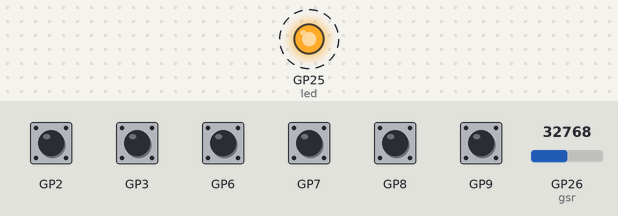
Recording of a program running on a simulated Raspberry Pi Pico running CircuitPython. Shown: output pins drawn as LEDs (lit = HIGH). Dashed ring = blinking. The test bench sets the inputs (shaded band); at power-on: GP2, GP3, GP6–9 HIGH, GP26 (gsr) = 32768 (analog values on the 0–65535 scale). USB keyboard and mouse output is not drawn; what the program prints to the serial console is not drawn.

Above: at 1.2 s.
1.3 s: GP2 pulled LOW for 0.15 s
3.5 s: GP3 pulled LOW for 0.15 s
5.5 s: GP2 driven LOW and GP3 driven LOW
8.5 s: GP2 driven HIGH
10.5 s: GP2 driven LOW
Timing chart, 0 to 14.5 s (numbered marks = the images above; inputs shaded):
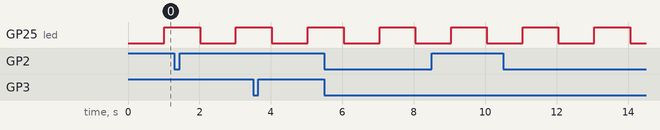

Measured:
- by itself, GP25 (led): alternates HIGH for 1.0 s and LOW for 1.0 s

The program:

bcode.py
```python
"""
CircuitPython 実験用コントローラーファームウェア
Raspberry Pi Pico W + GSRセンサー + 物理ボタン

機能:
- GSRセンサー値の取得とシリアル出力 (GP26)
- レバー操作による矢印キー入力 (GP6-9)
- ボタンによる特殊キー入力 (GP2: P, GP3: F13)
- B1+B2長押しでセッション終了 (F15)
- エラーハンドリング強化
"""

import time
import board
import digitalio
import analogio
import usb_hid
from adafruit_hid.keyboard import Keyboard
from adafruit_hid.keycode import Keycode

print("=== CircuitPython Controller v3.0 ===")
print("Initializing hardware...")

# --- デバイス設定 ---
try:
    kbd = Keyboard(usb_hid.devices)
    print("✓ Keyboard HID initialized")
except Exception as e:
    print(f"✗ Error setting up keyboard: {e}")
    while True:
        time.sleep(1)

try:
    gsr = analogio.AnalogIn(board.GP26)
    print("✓ GSR sensor initialized on GP26")
except Exception as e:
    print(f"✗ Error setting up GSR sensor: {e}")
    gsr = None

# --- 内蔵LED設定（ステータス表示用）---
led = digitalio.DigitalInOut(board.LED)
led.direction = digitalio.Direction.OUTPUT

# --- ピン設定 ---
# 物理コントローラーのピンマッピング
PIN_MAPPING = {
    # レバー（方向キー）
    board.GP6: Keycode.UP_ARROW,     # ↑: Arousal増加
    board.GP7: Keycode.DOWN_ARROW,   # ↓: Arousal減少
    board.GP8: Keycode.LEFT_ARROW,   # ←: Valence減少
    board.GP9: Keycode.RIGHT_ARROW,  # →: Valence増加

    # ボタン
    board.GP2: Keycode.P,            # B1: モーフ気づきマーカー
    board.GP3: Keycode.F13,          # B2: 録画トグル（デバウンス処理有り）
}

# ピンオブジェクトの初期化
pins = {}
for pin_name, keycode in PIN_MAPPING.items():
    try:
        pin = digitalio.DigitalInOut(pin_name)
        pin.direction = digitalio.Direction.INPUT
        pin.pull = digitalio.Pull.UP  # プルアップ抵抗有効
        pins[pin_name] = {
            'obj': pin,
            'keycode': keycode,
            'state': True,  # 初期状態（プルアップなのでTrue）
            'name': f"GP{pin_name.id}"
        }
        print(f"✓ Pin {pin_name} initialized")
    except Exception as e:
        print(f"✗ Error initializing pin {pin_name}: {e}")

# 特殊ボタンのピンオブジェクト取得
try:
    b1_pin = pins[board.GP2]['obj']  # モーフマーカーボタン
    b2_pin = pins[board.GP3]['obj']  # 録画トグルボタン
    print("✓ Special buttons initialized")
except KeyError:
    print("✗ Special buttons not available")
    b1_pin = b2_pin = None

# --- 状態変数 ---
# デバウンス処理用
last_b2_press_time = 0
b2_debounce_time = 0.3  # 300ms

# 長押し検出用（実験終了）
long_press_start_time = 0
long_press_duration = 3.0  # 3秒
long_press_triggered = False

# GSR出力制御用
last_gsr_print_time = 0
gsr_output_interval = 0.1  # 100ms間隔（10Hz）

# ステータスLED用
led_blink_time = 0
led_state = False

print("✓ Controller ready for experiment")
print("Controls:")
print("  Lever: ↑↓←→ for Arousal/Valence")
print("  B1(P): Morph awareness marker")
print("  B2(F13): Recording toggle")
print("  B1+B2 hold 3s: Session end (F15)")
print()

# --- メインループ ---
try:
    while True:
        current_time = time.monotonic()

        # 1. ステータスLED点滅（動作確認用）
        if current_time - led_blink_time > 1.0:  # 1秒間隔
            led_state = not led_state
            led.value = led_state
            led_blink_time = current_time

        # 2. 通常のキー処理（レバーとB1）
        for pin_name, pin_data in pins.items():
            # B2は特別処理なのでスキップ
            if pin_name == board.GP3:
                continue

            current_state = pin_data['obj'].value
            last_state = pin_data['state']

            # 状態変化を検出
            if current_state != last_state:
                if current_state is False:  # ボタン押下
                    try:
                        kbd.press(pin_data['keycode'])
                        print(f"Key pressed: {pin_data['name']} -> {pin_data['keycode']}")
                    except Exception as e:
                        print(f"Error pressing key: {e}")
                else:  # ボタン離し
                    try:
                        kbd.release(pin_data['keycode'])
                        print(f"Key released: {pin_data['name']}")
                    except Exception as e:
                        print(f"Error releasing key: {e}")

                pin_data['state'] = current_state

        # 3. B2ボタン処理（録画トグル、デバウンス有り）
        if b2_pin:
            b2_state = b2_pin.value
            if (b2_state is False and
                pins[board.GP3]['state'] is True and
                (current_time - last_b2_press_time) > b2_debounce_time):

                try:
                    print("B2 pressed: Recording toggle (F13)")
                    kbd.press(Keycode.F13)
                    kbd.release(Keycode.F13)
                    last_b2_press_time = current_time
                except Exception as e:
                    print(f"Error sending F13: {e}")

            pins[board.GP3]['state'] = b2_state

        # 4. B1+B2同時長押し処理（実験終了）
        if b1_pin and b2_pin:
            b1_state = b1_pin.value
            b2_state = b2_pin.value

            if b1_state is False and b2_state is False:
                # 両方のボタンが押されている
                if long_press_start_time == 0:
                    long_press_start_time = current_time
                    print("Long press started...")

                # 3秒経過したかチェック
                if (not long_press_triggered and
                    (current_time - long_press_start_time) > long_press_duration):

                    try:
                        print("LONG PRESS DETECTED: Session end (F15)")
                        kbd.press(Keycode.F15)
                        kbd.release(Keycode.F15)
                        long_press_triggered = True
                    except Exception as e:
                        print(f"Error sending F15: {e}")
            else:
                # どちらかのボタンが離されたらリセット
                if long_press_start_time != 0:
                    print("Long press cancelled")
                long_press_start_time = 0
                long_press_triggered = False

        # 5. GSRセンサー値のシリアル出力
        if gsr and (current_time - last_gsr_print_time) >= gsr_output_interval:
            try:
                gsr_value = gsr.value
                print(f"GSR:{gsr_value}")
                last_gsr_print_time = current_time
            except Exception as e:
                print(f"Error reading GSR: {e}")

        # CPU負荷軽減
        time.sleep(0.01)  # 10ms

except KeyboardInterrupt:
    print("\n=== Controller stopped by user ===")
except Exception as e:
    print(f"\n=== FATAL ERROR: {e} ===")
    # エラー時は高速点滅
    for _ in range(50):
        led.value = not led.value
        time.sleep(0.1)
finally:
    # クリーンアップ
    led.value = False
    print("Controller shutdown complete.")
```
